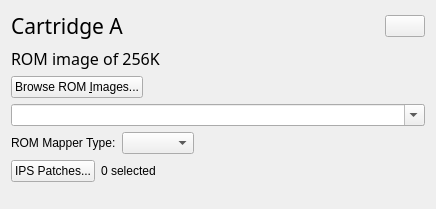
            <widget class="QWidget" name="cartPage" >
             <layout class="QGridLayout" >
              <item row="0" column="0" >
               <layout class="QHBoxLayout" >
                <property name="spacing" >
                 <number>6</number>
                </property>
                <property name="leftMargin" >
                 <number>0</number>
                </property>
                <property name="topMargin" >
                 <number>0</number>
                </property>
                <property name="rightMargin" >
                 <number>0</number>
                </property>
                <property name="bottomMargin" >
                 <number>0</number>
                </property>
                <item>
                 <widget class="QLabel" name="cartLabel" >
                  <property name="font" >
                   <font>
                    <family>Sans Serif</family>
                    <pointsize>16</pointsize>
                    <weight>75</weight>
                    <italic>false</italic>
                    <bold>true</bold>
                    <underline>false</underline>
                    <strikeout>false</strikeout>
                   </font>
                  </property>
                  <property name="text" >
                   <string>&lt;html>&lt;head>&lt;meta name="qrichtext" content="1" />&lt;/head>&lt;body style=" white-space: pre-wrap; font-family:Sans Serif; font-size:16pt; font-weight:600; font-style:normal; text-decoration:none;">&lt;p style=" margin-top:0px; margin-bottom:0px; margin-left:0px; margin-right:0px; -qt-block-indent:0; text-indent:0px;">&lt;span style=" font-weight:400;">Cartridge A&lt;/span>&lt;/p>&lt;/body>&lt;/html></string>
                  </property>
                 </widget>
                </item>
                <item>
                 <widget class="QPushButton" name="cartEjectButton" >
                  <property name="sizePolicy" >
                   <sizepolicy vsizetype="Fixed" hsizetype="Fixed" >
                    <horstretch>0</horstretch>
                    <verstretch>0</verstretch>
                   </sizepolicy>
                  </property>
                  <property name="icon" >
                   <iconset>eject.png</iconset>
                  </property>
                 </widget>
                </item>
               </layout>
              </item>
              <item row="1" column="0" >
               <layout class="QVBoxLayout" >
                <item>
                 <widget class="QLabel" name="cartDescriptionLabel" >
                  <property name="font" >
                   <font>
                    <family>Sans Serif</family>
                    <pointsize>12</pointsize>
                    <weight>50</weight>
                    <italic>false</italic>
                    <bold>false</bold>
                    <underline>false</underline>
                    <strikeout>false</strikeout>
                   </font>
                  </property>
                  <property name="text" >
                   <string>&lt;html>&lt;head>&lt;meta name="qrichtext" content="1" />&lt;/head>&lt;body style=" white-space: pre-wrap; font-family:Sans Serif; font-size:12pt; font-weight:400; font-style:normal; text-decoration:none;">&lt;p style=" margin-top:0px; margin-bottom:0px; margin-left:0px; margin-right:0px; -qt-block-indent:0; text-indent:0px;">ROM image of 256K&lt;/p>&lt;/body>&lt;/html></string>
                  </property>
                 </widget>
                </item>
                <item>
                 <layout class="QHBoxLayout" >
                  <property name="spacing" >
                   <number>6</number>
                  </property>
                  <property name="leftMargin" >
                   <number>0</number>
                  </property>
                  <property name="topMargin" >
                   <number>0</number>
                  </property>
                  <property name="rightMargin" >
                   <number>0</number>
                  </property>
                  <property name="bottomMargin" >
                   <number>0</number>
                  </property>
                  <item>
                   <widget class="QPushButton" name="cartBrowseImageButton" >
                    <property name="text" >
                     <string>Browse ROM &amp;Images...</string>
                    </property>
                   </widget>
                  </item>
                  <item>
                   <spacer>
                    <property name="orientation" >
                     <enum>Qt::Horizontal</enum>
                    </property>
                    <property name="sizeHint" >
                     <size>
                      <width>40</width>
                      <height>20</height>
                     </size>
                    </property>
                   </spacer>
                  </item>
                 </layout>
                </item>
                <item>
                 <widget class="QComboBox" name="cartHistoryBox" >
                  <property name="sizePolicy" >
                   <sizepolicy vsizetype="Minimum" hsizetype="Minimum" >
                    <horstretch>0</horstretch>
                    <verstretch>0</verstretch>
                   </sizepolicy>
                  </property>
                  <property name="editable" >
                   <bool>true</bool>
                  </property>
                  <property name="maxCount" >
                   <number>100</number>
                  </property>
                  <property name="insertPolicy" >
                   <enum>QComboBox::InsertAtTop</enum>
                  </property>
                  <property name="sizeAdjustPolicy" >
                   <enum>QComboBox::AdjustToMinimumContentsLength</enum>
                  </property>
                  <property name="minimumContentsLength" >
                   <number>20</number>
                  </property>
                 </widget>
                </item>
                <item>
                 <layout class="QHBoxLayout" >
                  <item>
                   <widget class="QLabel" name="label_3" >
                    <property name="text" >
                     <string>ROM Mapper Type:</string>
                    </property>
                   </widget>
                  </item>
                  <item>
                   <widget class="QComboBox" name="mapperTypeCombo" />
                  </item>
                  <item>
                   <spacer>
                    <property name="orientation" >
                     <enum>Qt::Horizontal</enum>
                    </property>
                    <property name="sizeHint" >
                     <size>
                      <width>40</width>
                      <height>20</height>
                     </size>
                    </property>
                   </spacer>
                  </item>
                 </layout>
                </item>
                <item>
                 <layout class="QHBoxLayout" >
                  <item>
                   <widget class="QPushButton" name="cartIPSButton" >
                    <property name="text" >
                     <string>IPS Patches...</string>
                    </property>
                   </widget>
                  </item>
                  <item>
                   <widget class="QLabel" name="cartIPSLabel" >
                    <property name="text" >
                     <string>0 selected</string>
                    </property>
                   </widget>
                  </item>
                  <item>
                   <spacer>
                    <property name="orientation" >
                     <enum>Qt::Horizontal</enum>
                    </property>
                    <property name="sizeHint" >
                     <size>
                      <width>40</width>
                      <height>20</height>
                     </size>
                    </property>
                   </spacer>
                  </item>
                 </layout>
                </item>
                <item>
                 <spacer>
                  <property name="orientation" >
                   <enum>Qt::Vertical</enum>
                  </property>
                  <property name="sizeHint" >
                   <size>
                    <width>414</width>
                    <height>16</height>
                   </size>
                  </property>
                 </spacer>
                </item>
               </layout>
              </item>
             </layout>
            </widget>
